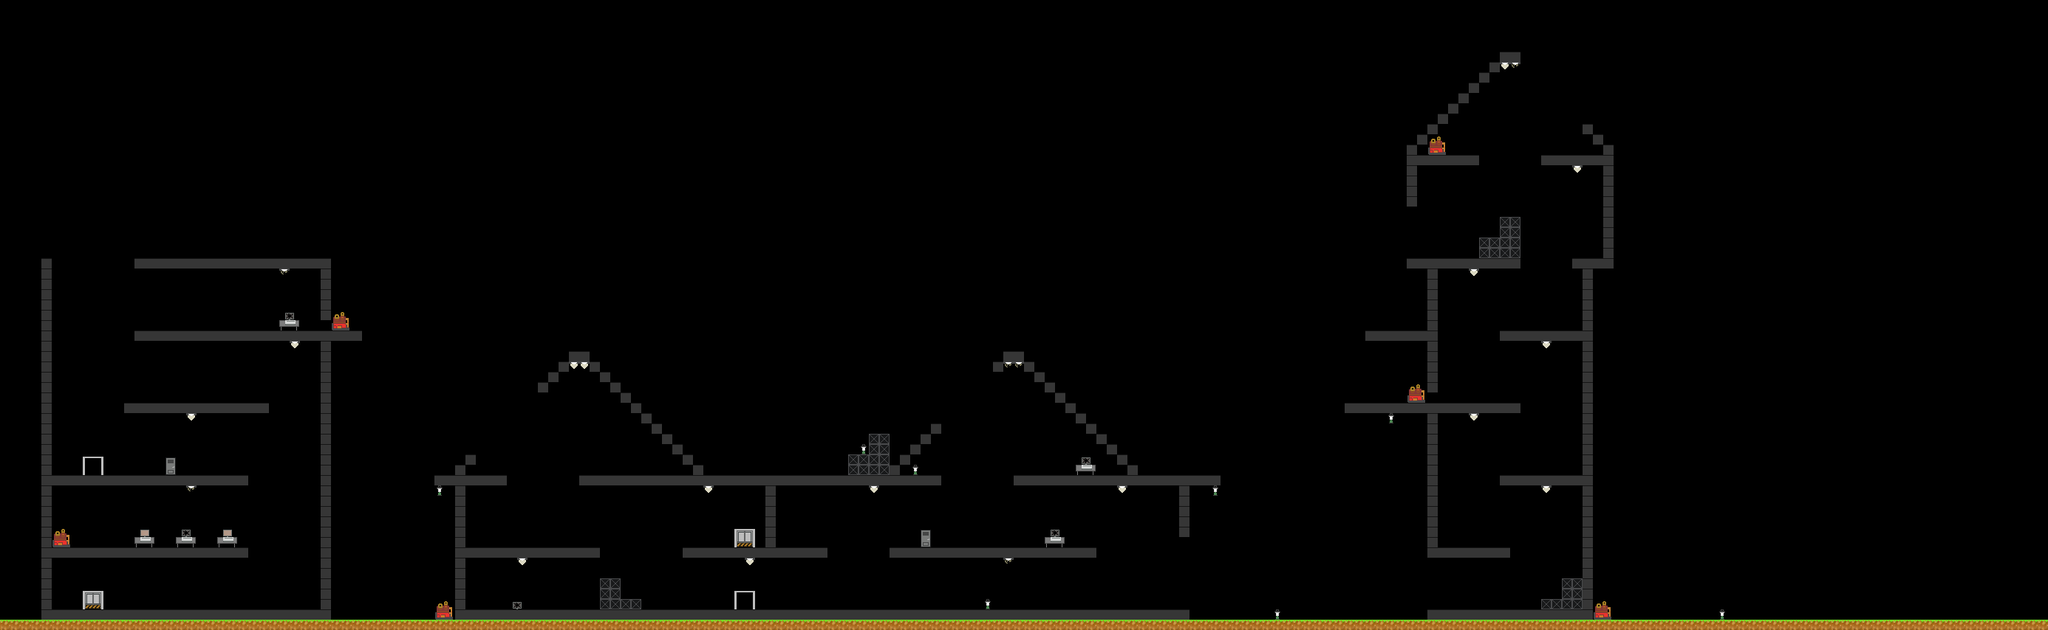

This game map was drawn from its Tiled (.tmx) file and the tilesets committed beside it. A one-line description and the trimmed map source follow:
An orthogonal 198x61 tile map with 14x14 px tiles, 4 tile layers (Boxes, DecorationSet1, DecorationSet2, Ground), 2 tilesets.

<map version="1.2" tiledversion="1.2.0" orientation="orthogonal" renderorder="right-down" width="198" height="61" tilewidth="14" tileheight="14" infinite="0" nextlayerid="14" nextobjectid="1">
 <tileset firstgid="1" source="Tile Set 1.tsx" />
 <tileset firstgid="197" source="Tile Sets 2.tsx" />
 <layer id="10" name="Boxes" width="198" height="61">
  <data>[12078 cells, 40 non-empty, 4 distinct tile ids]</data>
 </layer>
 <layer id="11" name="DecorationSet1" width="198" height="61">
  <data>[12078 cells, 69 non-empty, 20 distinct tile ids]</data>
 </layer>
 <layer id="12" name="DecorationSet2" width="198" height="61">
  <data>[12078 cells, 32 non-empty, 5 distinct tile ids]</data>
 </layer>
 <layer id="13" name="Ground" width="198" height="61">
  <data>[12078 cells, 801 non-empty, 2 distinct tile ids]</data>
 </layer>
</map>
